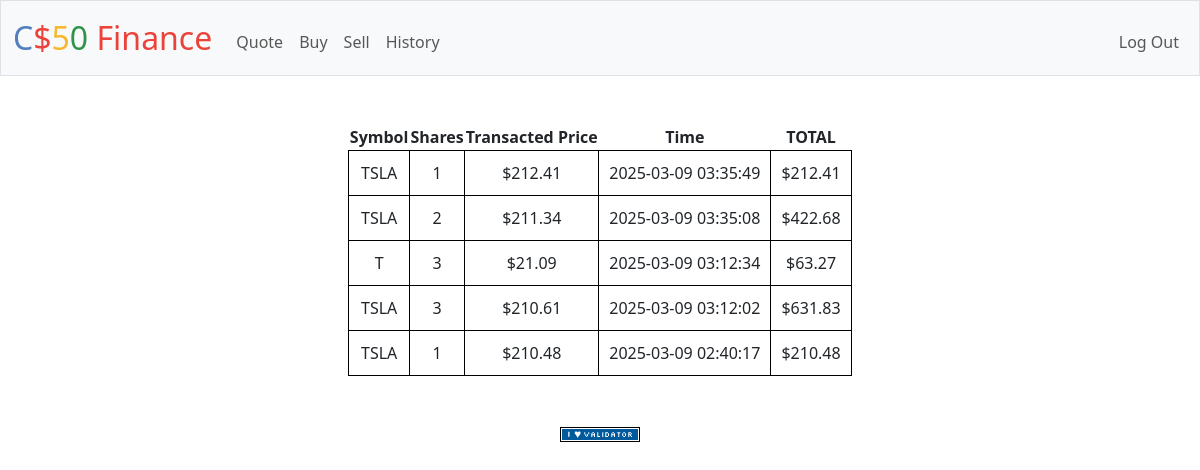
Screenshot of /history (signed in) with the database file from the repository.
### tables this page shows
CREATE TABLE transactions(
id INTEGER PRIMARY KEY AUTOINCREMENT,
user_id INTEGER NOT NULL,
symbol TEXT NOT NULL,
shares INTEGER NOT NULL,
price NUMERIC NOT NULL,
timestamp DATETIME DEFAULT CURRENT_TIMESTAMP,
FOREIGN KEY (user_id) REFERENCES users(id)
);

### app.py (the view)
@app.route("/history")
@login_required
def history():
    transactions = db.execute(
        "SELECT * FROM transactions WHERE user_id = ? ORDER BY timestamp DESC", session["user_id"])
    return render_template("history.html", transactions=transactions)

### app.py (called while the page is built)
@app.after_request
def after_request(response):
    response.headers["Cache-Control"] = "no-cache, no-store, must-revalidate"
    response.headers["Expires"] = 0
    response.headers["Pragma"] = "no-cache"
    return response

### helpers.py (called while the page is built)
def login_required(f):
    @wraps(f)
    def decorated_function(*args, **kwargs):
        if session.get("user_id") is None:
            return redirect("/login")
        return f(*args, **kwargs)
    return decorated_function

def usd(value):
    return f"${value:,.2f}"

### templates/history.html (shortened to what this page needs)
{% extends "layout.html" %}
{% block main %}
    <table>
        <tr>
            <th>Symbol</th>
            <th>Shares</th>
            <th>Transacted Price</th>
            <th>Time</th>
            <th>TOTAL</th>
        </tr>
        {% for transaction in transactions %}
        <tr>
            <td>{{ transaction.symbol }}</td>
            <td>{{ transaction.shares }}</td>
            <td>{{ transaction.price | usd}}</td>
            <td>{{ transaction.timestamp }}</td>
            <td>{{ (transaction.shares * transaction.price) | usd }}</td>
        </tr>
        {% endfor %}
    </table>
{% endblock %}

### templates/layout.html (shortened to what this page needs)
<!DOCTYPE html>
<html lang="en">
    <head>
        <link href="https://cdn.jsdelivr.net/npm/bootstrap@5.3.3/dist/css/bootstrap.min.css" rel="stylesheet">
        <link href="/static/styles.css" rel="stylesheet">
    </head>
    <body>
        <nav class="bg-light border navbar navbar-expand-md navbar-light">
            <div class="container-fluid">
                <a class="navbar-brand" href="/"><span class="blue">C</span><span class="red">$</span><span class="yellow">5</span><span class="green">0</span> <span class="red">Finance</span></a>
                <div class="collapse navbar-collapse" id="navbar">
                    {% if session["user_id"] %}
                        <ul class="navbar-nav me-auto mt-2">
                            <li class="nav-item"><a class="nav-link" href="/quote">Quote</a></li>
                            <li class="nav-item"><a class="nav-link" href="/buy">Buy</a></li>
                            <li class="nav-item"><a class="nav-link" href="/sell">Sell</a></li>
                            <li class="nav-item"><a class="nav-link" href="/history">History</a></li>
                        </ul>
                        <ul class="navbar-nav ms-auto mt-2">
                            <li class="nav-item"><a class="nav-link" href="/logout">Log Out</a></li>
                        </ul>
                    {% else %}
                        <ul class="navbar-nav ms-auto mt-2">
                            <li class="nav-item"><a class="nav-link" href="/register">Register</a></li>
                            <li class="nav-item"><a class="nav-link" href="/login">Log In</a></li>
                        </ul>
                    {% endif %}
                </div>
            </div>
        </nav>
        <main class="container py-5 text-center">
            {% block main %}{% endblock %}
        </main>
        <footer class="mb-5">
            <form action="https://validator.w3.org/check" class="text-center" enctype="multipart/form-data" method="post" target="_blank">
                <input alt="Validate" src="/static/I_heart_validator.png" type="image">
            </form>
        </footer>
    </body>
</html>

### static/styles.css (style rules this page uses)
nav .navbar-brand { font-size: xx-large; }
nav .navbar-brand .blue { color: #537fbe; }
nav .navbar-brand .red { color: #ea433b; }
nav .navbar-brand .yellow { color: #f5b82e; }
nav .navbar-brand .green { color: #2e944b; }

### templates/history.html (style rules this page uses)
table { margin: auto; border-cllapse: collapse; }
h, td { text-align: center; padding: 10px; border: 1px solid black; }

### rows the page displays
transactions: (transaction.shares*transaction.price)|usd "$212.41"
transactions: (transaction.shares*transaction.price)|usd "$422.68"
transactions: (transaction.shares*transaction.price)|usd "$63.27"
transactions: (transaction.shares*transaction.price)|usd "$631.83"
transactions: (transaction.shares*transaction.price)|usd "$210.48"
